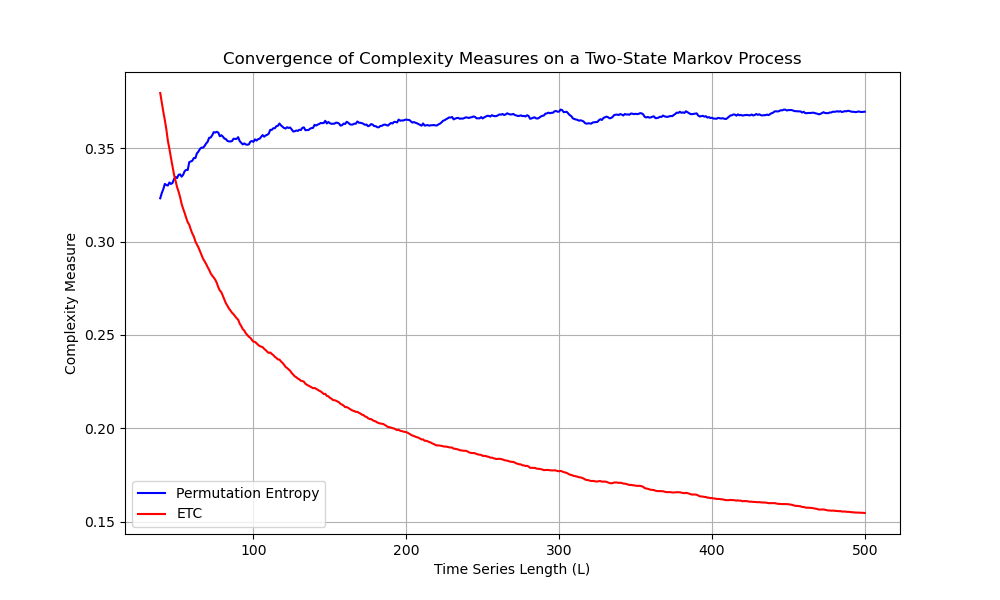

Reproduce this figure in Python.
import numpy as np
import matplotlib.pyplot as plt

from ordpy import permutation_entropy 
from ETC import partition, compute_1D

# Transition probabilities
P10 = 0.8  # P(1|0)
P01 = 0.1  # P(0|1)

# Simulation parameters
num_simulations = 50  # Number of runs to average over
max_length = 500     # Maximum length of time series
window_size = 20      # Moving window block size


def method1_complexity(series, D=3, t=1):
    value = permutation_entropy(series, dx=D, taux=t, normalized=True)
    return value

def method2_complexity(series, bins=4):
    series = partition(series, n_bins=bins)
    value = compute_1D(series).get('NETC1D')
    return value

# Function to simulate Markov chain
def simulate_markov_chain(length, P10, P01, initial_state=0):
    states = np.zeros(length, dtype=int)
    states[0] = initial_state
    for i in range(1, length):
        if states[i-1] == 0:
            states[i] = np.random.choice([0,1], p=[1-P10, P10])
        else:
            states[i] = np.random.choice([1,0], p=[1-P01, P01])
    return states

# Arrays to store complexity values
lengths = np.arange(20, max_length + 1)
method1_results = np.zeros_like(lengths, dtype=float)
method2_results = np.zeros_like(lengths, dtype=float)

# Main simulation loop
for L in lengths:
    method1_vals = []
    method2_vals = []
    for _ in range(num_simulations):
        ts = simulate_markov_chain(L, P10, P01)
        method1_vals.append(method1_complexity(ts))
        method2_vals.append(method2_complexity(ts))
    method1_results[np.where(lengths==L)[0][0]] = np.mean(method1_vals)
    method2_results[np.where(lengths==L)[0][0]] = np.mean(method2_vals)

    print(f"{(np.where(lengths == L)[0][0] +1)*100/len(lengths) :.2f}")

# Moving average over window blocks
def moving_average(values, window_size):
    return np.convolve(values, np.ones(window_size)/window_size, mode='valid')

smoothed_m1 = moving_average(method1_results, window_size)
smoothed_m2 = moving_average(method2_results, window_size)
smoothed_lengths = lengths[window_size-1:]  # Adjusted x-axis

# Plotting
plt.figure(figsize=(10,6))
plt.plot(smoothed_lengths, smoothed_m1, label="Permutation Entropy", color="blue")
plt.plot(smoothed_lengths, smoothed_m2, label="ETC", color="red")
plt.xlabel("Time Series Length (L)")
plt.ylabel("Complexity Measure")
plt.title("Convergence of Complexity Measures on a Two-State Markov Process")
plt.legend()
plt.grid(True)
plt.show()
